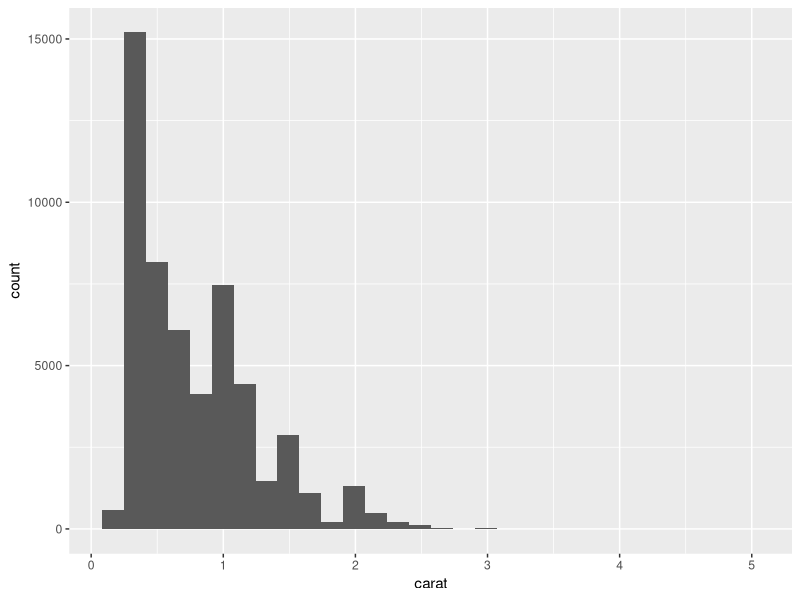
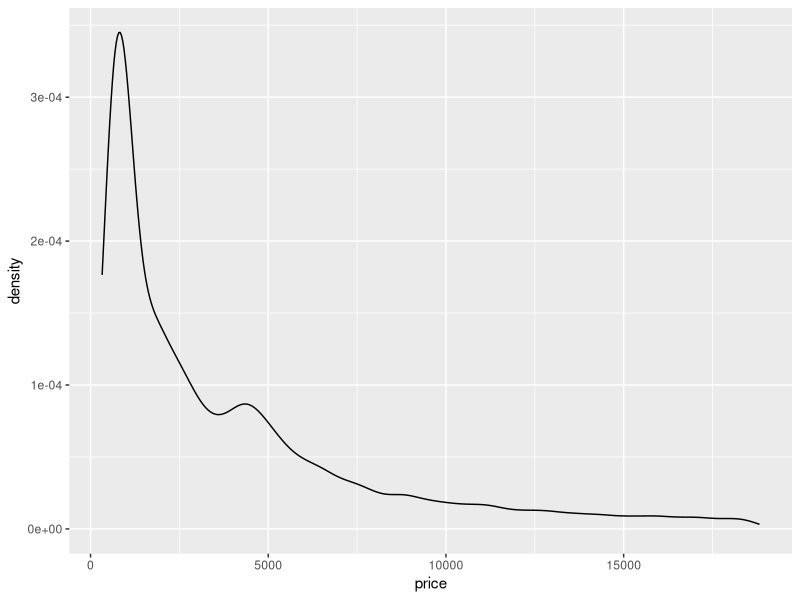
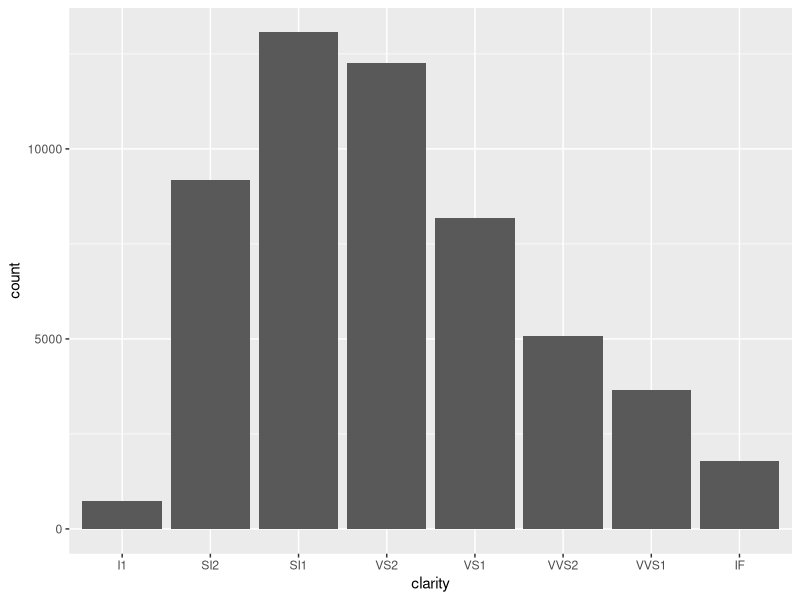
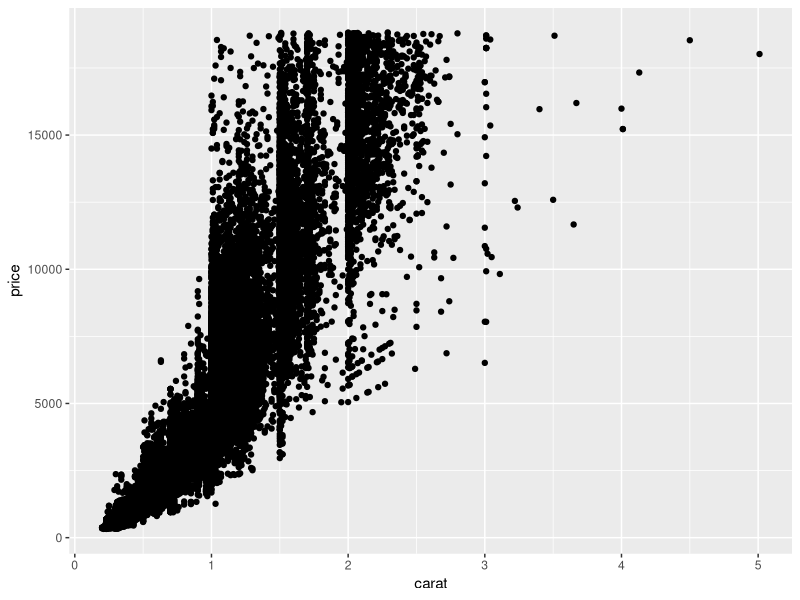
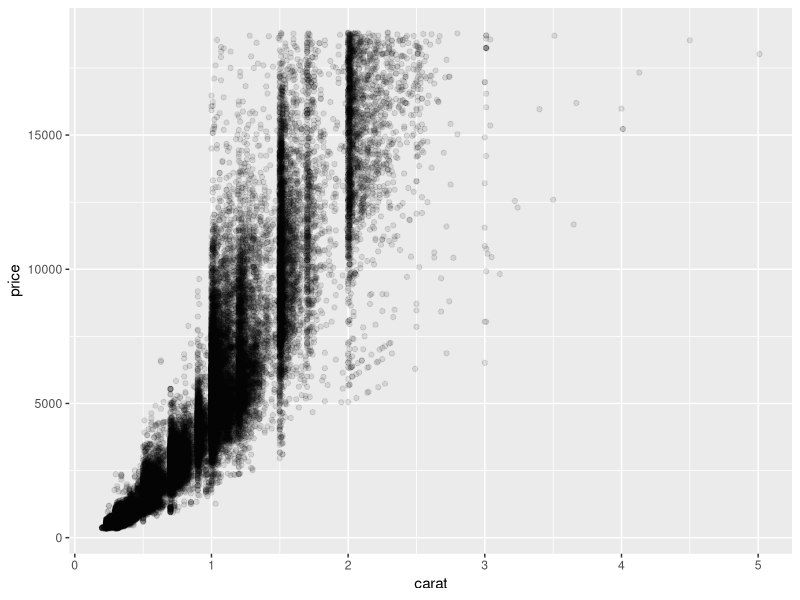
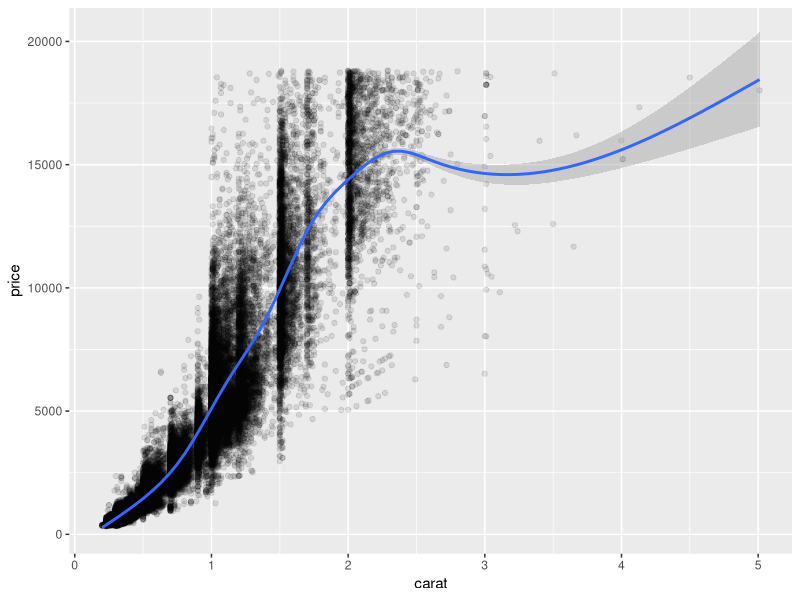
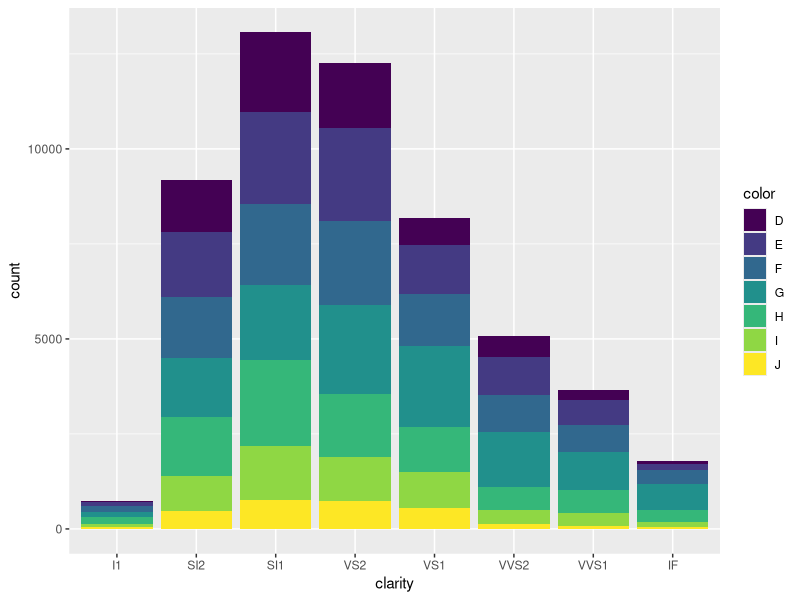
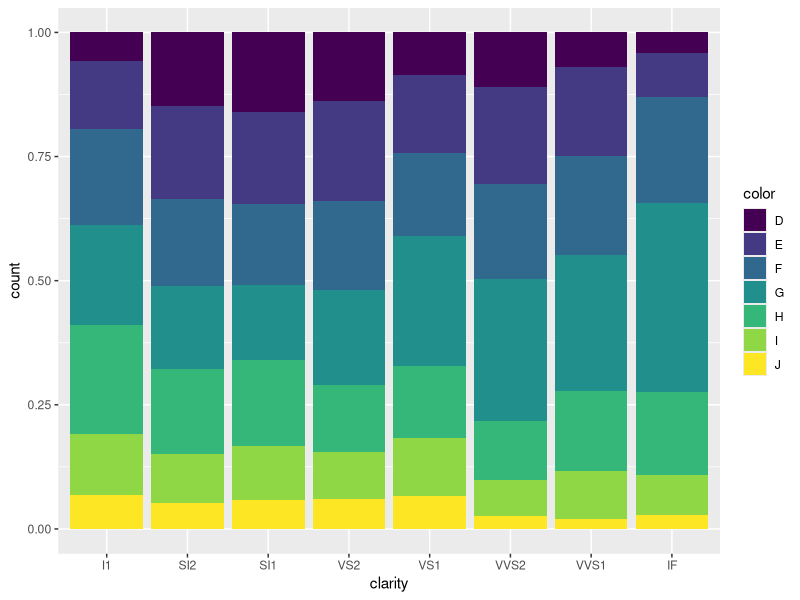

Write R code to recreate these figures, in order.
## ---- chunk 1
library(tidyverse)
## ---- chunk 2
head(diamonds)
## ---- chunk 3
# Histogram of carat
diamonds %>%
  ggplot(aes(x = carat)) +
  geom_histogram()
## ---- chunk 4
# Density plot of price
diamonds %>%
  ggplot(aes(x = price)) +
  geom_density()
## ---- chunk 5
# Bar chart of clarity
diamonds %>%
  ggplot(aes(x = clarity)) +
  geom_bar()
## ---- chunk 6
# Let's see how carat and price are related
diamonds %>%
  ggplot(aes(x = carat, y = price)) +
  geom_point()
## ---- chunk 7
# Set the alpha level to help with overplotting
diamonds %>%
  ggplot(aes(x = carat, y = price)) +
  geom_point(alpha = 0.1)
## ---- chunk 8
# Add a smoother to the plot above
diamonds %>%
  ggplot(aes(x = carat, y = price)) +
  geom_point(alpha = 0.1) +
  geom_smooth()
## ---- chunk 9
# create a segmented bar chart of clarity by color
diamonds %>%
  ggplot(aes(x = clarity, fill = color)) +
  geom_bar()
## ---- chunk 10
# create a segmented bar chart of  clarity by color, setting position = "fill"
diamonds %>%
  ggplot(aes(x = clarity, fill = color)) +
  geom_bar(position = "fill")
## ---- chunk 11
# create a segmented bar chart of  clarity by color, setting position = "dodge"
diamonds %>%
  ggplot(aes(x = clarity, fill = color)) +
  geom_bar(position = "dodge")
## ---- chunk 12
# create boxplots of price by cut
diamonds %>%
  ggplot(aes(x = cut, y = price)) +
  geom_boxplot()
## ---- chunk 13
# Let's try adding the points on top of the boxplots
diamonds %>%
  ggplot(aes(x = cut, y = price)) +
  geom_boxplot() +
  geom_point()
## ---- chunk 14
# Let's try again with geom_jitter
# we'll need to eliminate the outliers in the boxplots by setting
#   outlier.size=0
diamonds %>%
  ggplot(aes(x = cut, y = price)) +
  geom_jitter(alpha = 0.1) +
  geom_boxplot(outlier.size=0, alpha = 0.7) 
## ---- chunk 15
# Let's look at whether adding color for cut tells us anything about
# the relationship between carat and price
diamonds %>%
  ggplot(aes(x = carat, y = price, color = cut)) +
  geom_point(alpha = 0.3)
## ---- chunk 16
# Would shape be a better aesthetic to use?
diamonds %>%
  ggplot(aes(x = carat, y = price, shape = cut)) +
  geom_point(alpha = 0.3)
## ---- chunk 17
# Would be using both color and shape better?
diamonds %>%
  ggplot(aes(x = carat, y = price, color = cut, shape = cut)) +
  geom_point(alpha = 0.3)
## ---- chunk 18
# Let's facet the scatterplot of price vs. carat by color
diamonds %>%
  ggplot(aes(x = carat, y = price)) +
  geom_point(alpha = 0.3) + 
  facet_wrap(~color)
## ---- chunk 19
# Let's facet the scatterplot of price vs. carat by color AND clarity
diamonds %>%
  ggplot(aes(x = carat, y = price)) +
  geom_point(alpha = 0.1) +
  facet_grid(color~clarity)
## ---- chunk 20
# SOLUTION
## ---- chunk 21
# SOLUTION
## ---- chunk 22
# SOLUTION
## ---- chunk 23
# SOLUTION
## ---- chunk 24
# SOLUTION
